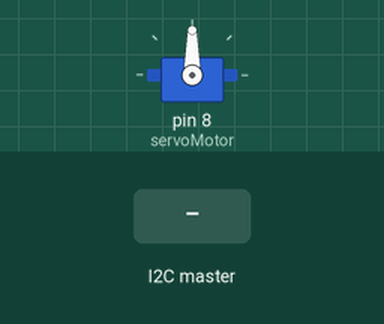
Bench run of a sketch on a simulated Arduino Uno, built with avr-gcc and run on an emulated ATmega328P. Parts: servo. The inputs (shaded band) are chosen by the test bench. What the sketch prints to the serial monitor is not drawn.

Above: at 1.2 s.
1.3 s: the I2C master sends the byte 1
At 2.5 s:
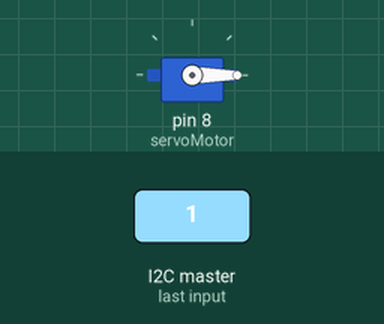
2.8 s: the I2C master sends the byte 200
At 3.8 s:
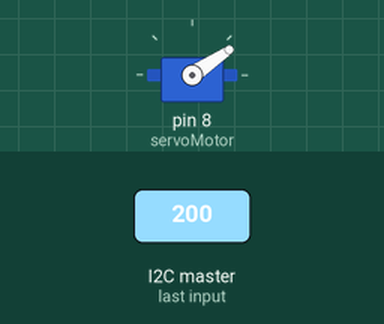
4.3 s: the I2C master sends the byte 0
At 5.0 s:
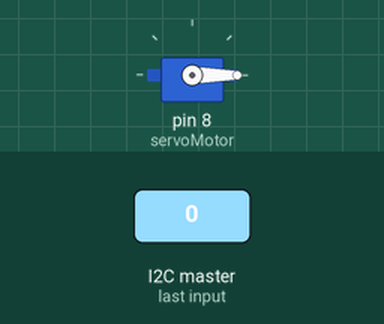
Timing chart, 0 to 7.3 s (numbered marks = the images above; inputs shaded):
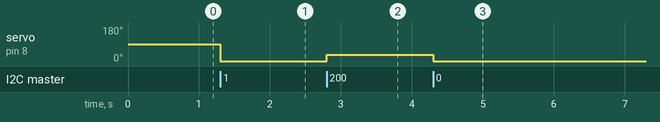

The sketch:

I2C.ino
```cpp
#include <Wire.h>
#include <Servo.h>

Servo servoMotor;

union test
{
  int test1;
  byte mbyte[2];
};

void setup()
{
  servoMotor.attach(8);
  Wire.begin(1);
  Wire.onReceive(receiveEvent);
  Serial.begin(9600);
}

void receiveEvent(int parameter)
{
  union test n;
  while(Wire.available() > 0)
  {
    for(int i = 0; i < 2; i++)
    {
      n.mbyte[i] = Wire.read();
    }
    //int a = Wire.read();
    Serial.print(n.test1);
    Serial.print(" ");
    servoMotor.write(90 + n.test1);

  }
}

void loop()
{
}
```

Measured:
- after the input at 1.3 s, servo on pin 8 (servoMotor): 90° → 0° at once
- after the input at 2.8 s, servo on pin 8 (servoMotor): 0° → 34° at once
- after the input at 4.3 s, servo on pin 8 (servoMotor): 34° → 0° at once
